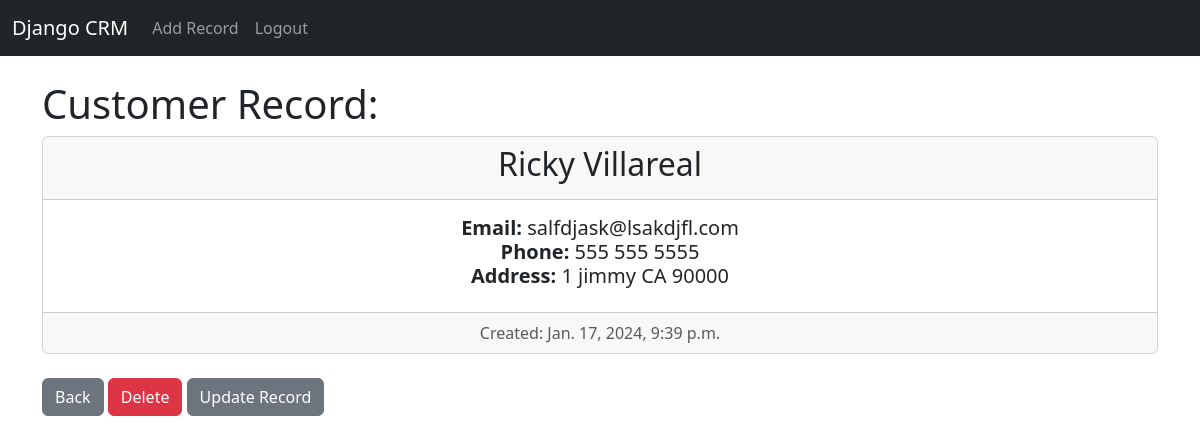
Screenshot of /record/3 (signed in) with the database file from the repository.
### website/models.py (models this page shows, shortened)
class Record(models.Model):
    created_at = models.DateTimeField(auto_now_add=True)
    first_name = models.CharField(max_length = 50)
    last_name = models.CharField(max_length = 50)
    email = models.CharField(max_length = 75)
    phone = models.CharField(max_length = 12)
    address = models.CharField(max_length = 100)
    city = models.CharField(max_length = 50)
    state = models.CharField(max_length = 25)
    zipcode = models.CharField(max_length = 10)

### website/views.py (the view)
# urls.py: path("record/<int:pk>", views.customer_record, name='record'),
def customer_record(request, pk):
    if request.user.is_authenticated:
        customer_record = Record.objects.get(id=pk)
        return render(request, 'record.html', {'customer_record': customer_record})
    else:
        messages.success(request, "You must be logged in to see that record!")
        return redirect('home')

### website/templates/record.html
{% extends 'base.html' %}
{% block content %}
    <h1> Customer Record: </h1>
    <div class="card text-center">
        <div class="card-header">
            <h2>{{ customer_record.first_name }} {{ customer_record.last_name }} </h2>
        </div>
        <div class="card-body">
          <h5 class="card-title">
            <strong> Email: </strong> {{ customer_record.email }} <br>
            <strong> Phone: </strong> {{ customer_record.phone }} <br>
            <strong> Address:</strong> {{ customer_record.address }}
            {{ customer_record.city }}
            {{ customer_record.state }}
            {{ customer_record.zipcode }}
          </h5>
        </div>
        <div class="card-footer text-body-secondary">
          Created: {{ customer_record.created_at }}
        </div>
    </div>
      <br>
      <a href="{% url 'home' %}" class ="btn btn-secondary">Back</a>
      <a href="{% url 'delete_record' customer_record.id %}" class ="btn btn-danger">Delete</a>
      <a href="{% url 'update_record' customer_record.id %}" class ="btn btn-secondary">Update Record</a>
{% endblock %}

### rows the page displays
Record: first_name "Ricky", last_name "Villareal", email "salfdjask@lsakdjfl.com", phone "555 555 5555", address "1", city "jimmy", state "CA", zipcode "90000", created_at "Jan. 17, 2024, 9:39 p.m."
